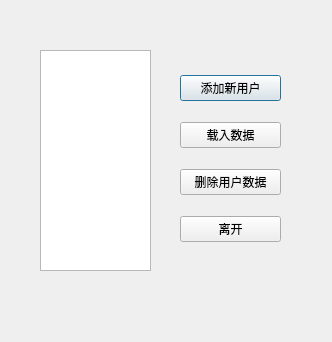
<?xml version="1.0" encoding="UTF-8"?>
<ui version="4.0">
 <class>Dialog_user_show</class>
 <widget class="QDialog" name="Dialog_user_show">
  <property name="geometry">
   <rect>
    <x>0</x>
    <y>0</y>
    <width>332</width>
    <height>342</height>
   </rect>
  </property>
  <property name="windowTitle">
   <string>Dialog</string>
  </property>
  <widget class="QListWidget" name="listWidget_user">
   <property name="geometry">
    <rect>
     <x>40</x>
     <y>50</y>
     <width>111</width>
     <height>221</height>
    </rect>
   </property>
  </widget>
  <widget class="QWidget" name="verticalLayoutWidget">
   <property name="geometry">
    <rect>
     <x>180</x>
     <y>60</y>
     <width>101</width>
     <height>201</height>
    </rect>
   </property>
   <layout class="QVBoxLayout" name="verticalLayout">
    <item>
     <widget class="QPushButton" name="pushButton_add_user">
      <property name="text">
       <string>添加新用户</string>
      </property>
     </widget>
    </item>
    <item>
     <widget class="QPushButton" name="pushButton_load_data">
      <property name="text">
       <string>载入数据</string>
      </property>
     </widget>
    </item>
    <item>
     <widget class="QPushButton" name="pushButton_delete_data">
      <property name="text">
       <string>删除用户数据</string>
      </property>
     </widget>
    </item>
    <item>
     <widget class="QPushButton" name="pushButton_quit">
      <property name="text">
       <string>离开</string>
      </property>
     </widget>
    </item>
   </layout>
  </widget>
 </widget>
 <resources/>
 <connections/>
</ui>
